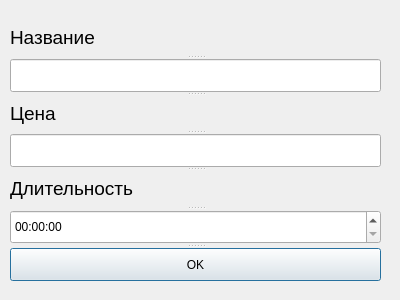
<?xml version="1.0" encoding="UTF-8"?>
<ui version="4.0">
 <class>Dialog</class>
 <widget class="QDialog" name="Dialog">
  <property name="geometry">
   <rect>
    <x>0</x>
    <y>0</y>
    <width>400</width>
    <height>300</height>
   </rect>
  </property>
  <property name="windowTitle">
   <string>Dialog</string>
  </property>
  <widget class="QSplitter" name="splitter">
   <property name="geometry">
    <rect>
     <x>10</x>
     <y>20</y>
     <width>371</width>
     <height>261</height>
    </rect>
   </property>
   <property name="orientation">
    <enum>Qt::Vertical</enum>
   </property>
   <widget class="QLabel" name="fam">
    <property name="font">
     <font>
      <pointsize>14</pointsize>
     </font>
    </property>
    <property name="text">
     <string>Название</string>
    </property>
   </widget>
   <widget class="QLineEdit" name="nameEdit">
    <property name="text">
     <string/>
    </property>
   </widget>
   <widget class="QLabel" name="name">
    <property name="font">
     <font>
      <pointsize>14</pointsize>
     </font>
    </property>
    <property name="text">
     <string>Цена</string>
    </property>
   </widget>
   <widget class="QLineEdit" name="costEdit">
    <property name="text">
     <string/>
    </property>
   </widget>
   <widget class="QLabel" name="fath">
    <property name="font">
     <font>
      <pointsize>14</pointsize>
     </font>
    </property>
    <property name="text">
     <string>Длительность</string>
    </property>
   </widget>
   <widget class="QTimeEdit" name="timeEdit"/>
   <widget class="QPushButton" name="pushButton">
    <property name="text">
     <string>OK</string>
    </property>
   </widget>
  </widget>
 </widget>
 <resources/>
 <connections/>
</ui>
